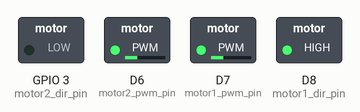
Recording of a sketch running on a simulated ESP8266 (NodeMCU). Parts: switched loads named in the sketch (green lamp = pin HIGH).

Above: at 0.05 s.
At 3.95 s:
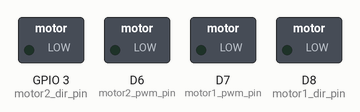
Timing chart, 0 to 5.2 s (numbered marks = the images above):
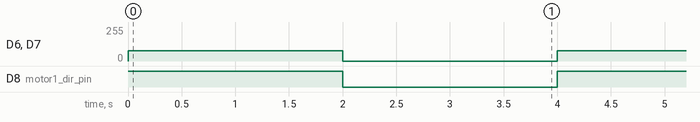

The sketch:

LAB5_Motors_Control.ino
```cpp
#include <Arduino.h>

// Define motor pins
const int motor1_pwm_pin = D7;
const int motor1_dir_pin = D8;
const int motor2_pwm_pin = D6;
const int motor2_dir_pin = D9;

void setup() {
  // Initialize motor pins
  pinMode(motor1_pwm_pin, OUTPUT);
  pinMode(motor1_dir_pin, OUTPUT);
  pinMode(motor2_pwm_pin, OUTPUT);
  pinMode(motor2_dir_pin, OUTPUT);


}

void motorsSpeed(int left_wheel_speed, int right_wheel_speed) {
  // Set direction for Motor 1 based on speed
  if (left_wheel_speed > 0) {
    digitalWrite(motor1_dir_pin, HIGH); // Forward
  } else {
    digitalWrite(motor1_dir_pin, LOW);  // Backward
  }

  // Set direction for Motor 2 based on speed
  if (right_wheel_speed > 0) {
    digitalWrite(motor2_dir_pin, HIGH); // Forward
  } else {
    digitalWrite(motor2_dir_pin, LOW);  // Backward
  }

  // Convert speed to PWM duty cycle (0-255 for Arduino)
  left_wheel_speed = abs(left_wheel_speed); // Ensure positive value
  left_wheel_speed = constrain(left_wheel_speed, 0, 100); // Constrain to 0-100
  int left_pwm_value = map(left_wheel_speed, 0, 100, 0, 255);
  analogWrite(motor1_pwm_pin, left_pwm_value);

  right_wheel_speed = abs(right_wheel_speed); // Ensure positive value
  right_wheel_speed = constrain(right_wheel_speed, 0, 100); // Constrain to 0-100
  int right_pwm_value = map(right_wheel_speed, 0, 100, 0, 255);
  analogWrite(motor2_pwm_pin, right_pwm_value);
}

void loop() {
  // Example usage
  motorsSpeed(30, -30);//Change the value for negative values to reverse direction
  delay(2000); // Delay for 2 seconds
  motorsSpeed(0, 0);
  delay(2000); // Delay for 2 seconds
}
```

Measured:
- by itself, D6 (motor2_pwm_pin), D7 (motor1_pwm_pin): alternates 77/255 for 2.0 s and 0/255 for 2.0 s
- by itself, D8 (motor1_dir_pin): alternates HIGH for 2.0 s and LOW for 2.0 s
